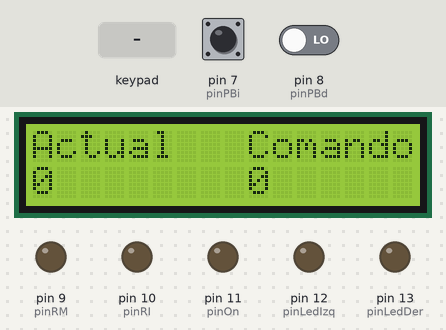
The sketch below on a simulated Arduino Uno, built with avr-gcc and run on an emulated ATmega328P. Parts: 16×2 character LCD, output pins drawn as LEDs (lit = HIGH). Dashed ring = blinking. Inputs (shaded band) come from the test bench; at power-on: pin 7 (pinPBi) HIGH, pin 8 (pinPBd) LOW.

Above: at 3.3 s.
3.4 s: keypad keys 1 2 D pressed 0.4 s apart
At 3.62 s:
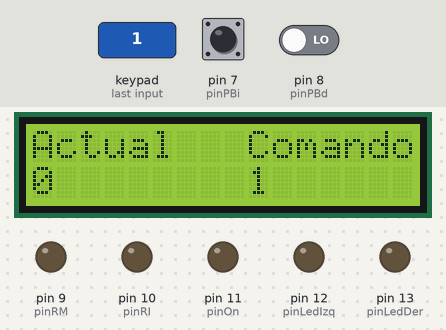
6.1 s: key '2' pressed
At 6.9 s:
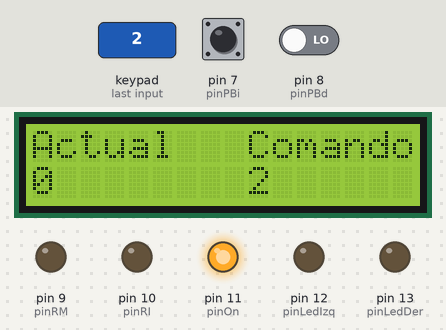
7.6 s: key 'C' pressed
At 7.92 s:
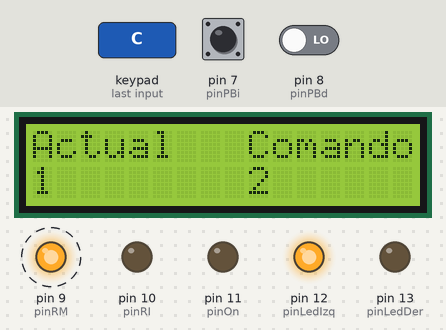
9.6 s: keypad keys 1 2 pressed 0.4 s apart
At 10.6 s:
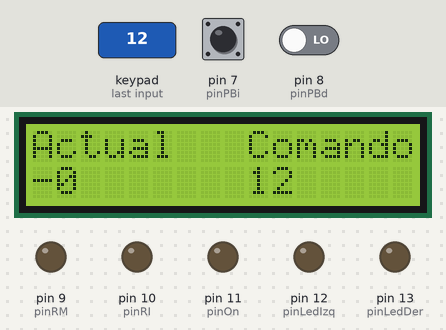
11.9 s: keypad keys 1 2 * pressed 0.4 s apart
At 12.9 s:
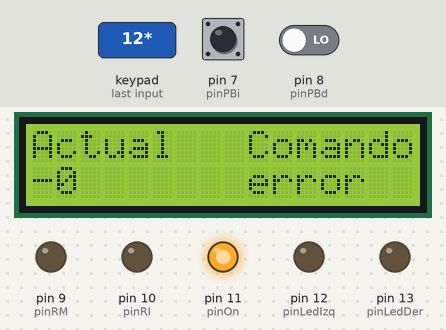
Timing chart, 0 to 17.1 s (numbered marks = the images above; inputs shaded):
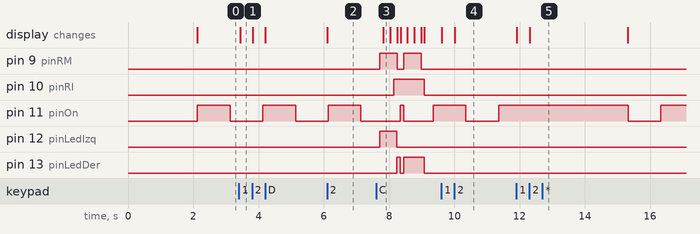

The sketch:

Rotor.INO
```cpp
/****************************************************************************************************************************************
***************************************** Programa de control de rotor TAGRA RT50 *******************************************************
*****************************************************************************************************************************************
última actualización: V2.7.  3 jun 2020
histórico de versiones:
-v2.7: añadido comandos de teclado goto stop
-V2.4:añadido teclado
-v2.0:añadido LCD
Comandos de Teclado:
-D: borra el comando introducido.
-C: Ejecuta el comado introducido (GOTO).
-A: Aborta el comando introducido (STOP).
-*: Punto decimal.
-#: Cambiar tiempo de rotación (no implementado)


// pinout.
//SDA A4  I2C
//SCL A5
 */

//*************************************** Definición de Variables y librerías ***************************************************

String salida;

char customKey;

bool flagAuto=false;
bool flagAutoMas=false;
bool flagAutoMenos=false;
bool puls;
bool derechas=false; //
bool izquierdas=false; //

int tHeartBeat=1000;// tiempo de parpadeo led on
float tiempoAhora=0; // captura de tiempo para heartbeat
float tiempoDerechas=0; //
float tiempoIzquierdas=0; //
float millisVuelta=69900; //Milisegundos/vuelta
float actualPos; //posición actual
float dinActualPos;
float grados=0;
float comando;

//____________________________________

//************************ teclado

#include <Keypad.h>

const byte ROWS = 4; //four rows
const byte COLS = 4; //four columns
//define the Symbols on the buttons of the keypads
char hexaKeys[ROWS][COLS] = {
   { '1','2','3', 'A' },
   { '4','5','6', 'B' },
   { '7','8','9', 'C' },
   { '.','0','*', 'D' }
};
#define KBc1 3//Teclado matricial.columna 1// Definición de pines a los que conectamos el teclado.
#define KBc2 4//Teclado matricial.columna 2
#define KBc3 5//Teclado matricial.columna 3
#define KBc4 6//Teclado matricial.columna 4
#define KBf1 A0//Teclado matricial.fila 1
#define KBf2 A1//Teclado matricial.fila 2
#define KBf3 A2//Teclado matricial.fila 3
#define KBf4 A3//Teclado matricial.fila 4
byte rowPins[ROWS] = {KBf1, KBf2, KBf3, KBf4 }; //connect to the row pinouts of the keypad
byte colPins[COLS] = { KBc1, KBc2, KBc3, KBc4}; //connect to the column pinouts of the keypad

//initialize an instance of class NewKeypad
Keypad customKeypad = Keypad( makeKeymap(hexaKeys), rowPins, colPins, ROWS, COLS);
//_____________________________________


//*************************** LCD
#include <LiquidCrystal_I2C.h>//libreria LCD
//definición de LCD
LiquidCrystal_I2C lcd(0x27,16,2);  // set the LCD address to 0x27 for a 16 chars and 2 line display
//_____________________________________
//definición de pines para pulsadores y led
#define pinPBi 7 //Pin pulsador Izquierda
#define pinPBd 8 //Pin pulsador Derecha
#define pinRM  9 //Pin Relé marcha. Conecta la alimetación del transformador.
#define pinRI  10 //Pin Relé derecha(+ grados)Norte0º/360º Eete 90º sur 180º Oeste270º. Relé off:giro derechas (sentido + azimuth).Relé On:Giro Izauierdas (sentido - azimuth)
#define pinOn  11 //Pin LED on
#define pinLedIzq 12 //Pin LED Derecha (sentido + azimuth)
#define pinLedDer 13 //Pin LED Izquierda (sentido - azimuth)


void setup() {  //******************** Definición de I/O
pinMode(pinPBi,INPUT_PULLUP) ;
pinMode(pinPBd,INPUT_PULLUP) ;
pinMode(pinRM,OUTPUT);
pinMode(pinRI,OUTPUT);
pinMode(pinOn,OUTPUT);
pinMode(pinLedIzq,OUTPUT);
pinMode(pinLedDer,OUTPUT);
//*********************************** inicialización
  /* PORTS:
    B (pines digitales del 8 al 13)
    C (entradas analógicas)
    D (pines digitales del 0 al 7)
    */

PORTB=0x00; // Escribe 00 en el port B (pone todos los bits a 0)   --> todas las salidas a 0
PORTD=0x00; // Escribe 00 en el port B (pone todos los bits a 0)


  Serial.begin(9600);// inicialización puerto serie integrado(sólo para debug)

  contaje();//inicialización del contaje. llama a la función contaje para inicializar la posición a cero

  //************* inicializa LCD
  lcd.init();
  lcd.backlight(); //enciende retroiluminación.
    lcd.setCursor(0,0);//columna, fila
  lcd.print("RT50 EA5LN");
  lcd.setCursor(0,1);
  lcd.print("CoronaTrol 2020");
  delay(2000)  ;
//Pantalla principal
  lcd.setCursor(0,0);
  lcd.print("Actual   Comando");
  lcd.setCursor(0,1);
  lcd.print("         0      ");
//*************** inicialización de comando
 comando=0.00;//Poner a cero el comando
  salida="";
  gestionTeclado();
}// End setup

void loop() {//***************************** Programa principal
  //*********************** límites de recorrido
  bool limitMinus=false;
  bool limitPlus=false;
if (grados <=0) {limitMinus=true;}//limite menos alcanzado //comentar para anular límites de recorrido
if (grados >=365) {limitPlus=true;}//limite mas alcanzado  //comentar para anular límites de recorrido
//*************** visualización de posición
  lcd.setCursor(0,1);
  lcd.print(grados,0);
  lcd.print("   ");
//*********** Pulsadores de Giro
if((digitalRead(pinPBi)==LOW && digitalRead(pinPBd)==HIGH && limitPlus==false)||flagAutoMas) //Derechas

      {  //Código girar derechas

      digitalWrite(pinRI,LOW);
      delay(100);
      digitalWrite(pinRM,HIGH);
      digitalWrite(pinLedIzq,HIGH);
      digitalWrite(pinLedDer,LOW);
      digitalWrite(pinOn,LOW);
      if (derechas==false) {
            tiempoDerechas=millis();

             derechas=true;
            }
       contajeDinamico();
      }
else if((digitalRead(pinPBi)==HIGH && digitalRead(pinPBd) ==LOW && limitMinus==false)||flagAutoMenos) //Izquierdas
      {  //Código girar Izquierdas
            digitalWrite(pinRI,HIGH);//activa relé de inversión (giro izquierdas)
            delay(100);
            digitalWrite(pinRM,HIGH);
            digitalWrite(pinLedIzq,LOW);
            digitalWrite(pinLedDer,HIGH);
            digitalWrite(pinOn,LOW);
      if (izquierdas==false) {// capturamos el valor de millis actual, para empezar a contar
          tiempoIzquierdas=millis();
          izquierdas=true;
          }
      contajeDinamico();//actualizar contaje
      }
//*********************** Paro (ningún pulsador de giro pulsado o se ha llegado a límite de recorrido en ese sentido)
else if((digitalRead(pinPBi)==LOW && digitalRead(pinPBd) ==LOW&&flagAuto==false)//parada
            ||(digitalRead(pinPBi)==HIGH && limitMinus==true)//Pulsador menos y límite menos
            ||(digitalRead(pinPBd)==HIGH && limitPlus==true)//Pulsador mas y límite mas
            ) //Paro
      {
         if (derechas == true or izquierdas ==true) {
          contaje();//Paramos el contaje
      digitalWrite(pinRM,LOW);//Quitamos relé de marcha primero para evitar que invierta sentido de giro
      delay(100);//esperamos 0.1 seg a que el relé caiga
      digitalWrite(pinRI,LOW);//Quitames el relé de sentido izquierdas (si estba activado)
      digitalWrite(pinLedIzq,LOW);//apaga LED izquierda
      digitalWrite(pinLedDer,LOW);//apaga LED Derecha
          }

heartBeat();//Parpadea el led ON

      }
 gestionTeclado(); // si no hacemos nada con los botones (ambos a low) leemos el teclado
if (flagAuto==true){
    automatico();
    }
}//End loop


void heartBeat() //parpadea el led on
{

     if (millis() > tiempoAhora + tHeartBeat){
              digitalWrite(pinOn,!digitalRead(pinOn));
               tiempoAhora = millis();
               }
}


void contaje(){

  if(derechas == true){
          float ahora=millis();
          float transcurrido=ahora-tiempoDerechas;
          actualPos += transcurrido ;
          derechas=false;
          }
  if(izquierdas == true){
        float ahora=millis();
        float transcurrido=ahora-tiempoIzquierdas;
        actualPos -= transcurrido;
        izquierdas=false;
        }
grados=(actualPos/millisVuelta)*365;
}


void contajeDinamico(){

  if(derechas == true){
          float ahora=millis();
          float transcurrido=ahora-tiempoDerechas;
          dinActualPos =actualPos+transcurrido ;
          grados=(dinActualPos/millisVuelta)*360;
          }

  if(izquierdas == true){
        float ahora=millis();
        float transcurrido=ahora-tiempoIzquierdas;
        dinActualPos =actualPos-transcurrido ;
        grados=(dinActualPos/millisVuelta)*365;
        }
  }


  void gestionTeclado(){

  customKey = customKeypad.getKey();

  if (customKey){// si se pulsa alguna tecla...
          // para poder comparar con una tecla, hemos de hacerlo con su valor ascii, porque getKey() devuelve el valor ascii, no el carácter
          if (customKey==65)
          tecladoA();
          if (customKey==66)
          tecladoB();
          if (customKey==67)
          tecladoC();
          if (customKey==68)
          tecladoD();
          if (customKey==46||customKey==48||customKey==49||customKey==50||customKey==51||customKey==52||customKey==53||customKey==54||customKey==55||customKey==56||customKey==57)
          tecladoNumeros();

          lcd.setCursor(9,1);
          lcd.print(comando,0);
          lcd.print("   ");
          }
  }


  void tecladoA(){// Abort
    flagAuto=false;
flagAutoMenos=false;
flagAutoMas=false;
  }

   void tecladoB(){// sin función
  }

    void tecladoC(){// ejecutar comando
flagAuto=true;
automatico();
salida="";

  }
void tecladoD(){

salida="";// en este caso la Tecla "D" (ascii 68) borra el comando introducido
comando=0;
lcd.setCursor(9,1);
lcd.print("       ");
}


void tecladoNumeros(){

salida=salida + customKey; //vamos formando la cadena de caracteres.
comando=salida.toFloat(); // la convertimos a numero en coma flotante

if (comando<0.00||comando>360||salida.length()>6){ //si tenemos mas de seis caracteres.

        lcd.setCursor(9,1); //provocamos un error
        lcd.print("error  ");
        delay(3000);
        lcd.setCursor(9,1);
        lcd.print("       ");
       comando=0.00;
        salida="";
        }
  }

void automatico(){
  if (flagAutoMenos==false){

           if (grados<comando){ //gira a +...
              flagAutoMas=true;
           }
           if (flagAutoMas && (grados>=comando)){
              flagAutoMas=false;
              flagAuto=false;
              return;//Termina la funcion
           }

  }

  if (flagAutoMas==false){
          if (grados>comando){ //gira a -...
              flagAutoMenos=true;
           }
           if (flagAutoMenos && grados<=comando){
              flagAutoMenos=false;
              flagAuto=false;
              return;//Termina la funcion
            }
  }

}
```

Measured:
- after the input at 3.4 s, the display: changes at once (image 1)
- after the input at 6.1 s, the display: changes at once (image 2)
- after the input at 7.6 s, pin 9 (pinRM): alternates HIGH for 0.53 s and LOW for 0.21 s, starting after 0.12 s; pin 10 (pinRI): LOW → HIGH after 0.54 s, → LOW 0.94 s later
- after the input at 9.6 s, the display: first changes at once (image 4 shows a later state)
- after the input at 11.9 s, the display: first changes at once (image 5 shows a later state)
